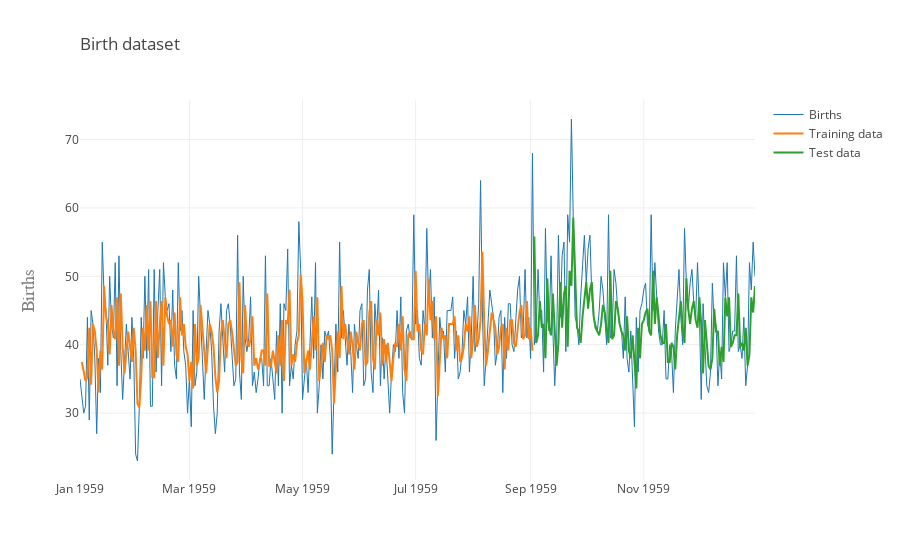

Source (notebook cell):
### Code cell
import plotly
plotly.offline.init_notebook_mode(connected=True)
from plotly.offline import plot, iplot
import plotly.graph_objs as go


df = pd.read_csv('./data/time_series_course_data/daily-total-female-births.csv')
# convert the Date columns
df['Date'] = pd.to_datetime(df["Date"], format="%Y-%m-%d")


# plot

# original data
df.set_index('Date', inplace=True)
x=df.index
y=df['Births'].values

# Create a trace
trace = go.Scatter(
    x = x,
    y = y,
    name = 'Births',
    line = dict(
        width = 1
        )
)

# train data

x=trainPredict.index
y=trainPredict['prediction'].values

# Create a trace
trace2 = go.Scatter(
    x = x,
    y = y,
    name = 'Training data'
)


# test data

x=testPredict.index
y=testPredict['prediction'].values

# Create a trace
trace3 = go.Scatter(
    x = x,
    y = y,
    name = 'Test data'
)



layout = go.Layout(
            title=go.layout.Title(
                text='Birth dataset',
                xref='paper',
                x=0
            ),
            yaxis=go.layout.YAxis(
                title=go.layout.yaxis.Title(
                    text='Births',
                    font=dict(
                        family='Futura',
                        size=18,
                        color='#7f7f7f'
                    )
                )
            ),
            showlegend=True
        )
data = [trace, trace2, trace3]
fig = go.Figure(data=data, layout=layout)


iplot(fig)

### Figure 1 — Plotly figure (JSON) as saved in the notebook; plotly's stock layout.template omitted (floating-point values rounded to 4 significant figures; data arrays with more than 128 entries replaced by an {"elided": "..."} marker saying what was removed)
{"data": [{"line": {"width": 1}, "name": "Births", "type": "scatter", "uid": "a8616c54-a90a-4e62-8a21-d78c61b730c9", "x": {"elided": "365 str values"}, "y": {"elided": "365 int values"}}, {"name": "Training data", "type": "scatter", "uid": "4ff33fca-225c-4790-9231-e63d160ad938", "x": {"elided": "244 str values"}, "y": {"elided": "244 float values"}}, {"name": "Test data", "type": "scatter", "uid": "f657671e-b6f6-4579-bfe9-63287829f805", "x": ["1959-09-03", "1959-09-04", "1959-09-05", "1959-09-06", "1959-09-07", "1959-09-08", "1959-09-09", "1959-09-10", "1959-09-11", "1959-09-12", "1959-09-13", "1959-09-14", "1959-09-15", "1959-09-16", "1959-09-17", "1959-09-18", "1959-09-19", "1959-09-20", "1959-09-21", "1959-09-22", "1959-09-23", "1959-09-24", "1959-09-25", "1959-09-26", "1959-09-27", "1959-09-28", "1959-09-29", "1959-09-30", "1959-10-01", "1959-10-02", "1959-10-03", "1959-10-04", "1959-10-05", "1959-10-06", "1959-10-07", "1959-10-08", "1959-10-09", "1959-10-10", "1959-10-11", "1959-10-12", "1959-10-13", "1959-10-14", "1959-10-15", "1959-10-16", "1959-10-17", "1959-10-18", "1959-10-19", "1959-10-20", "1959-10-21", "1959-10-22", "1959-10-23", "1959-10-24", "1959-10-25", "1959-10-26", "1959-10-27", "1959-10-28", "1959-10-29", "1959-10-30", "1959-10-31", "1959-11-01", "1959-11-02", "1959-11-03", "1959-11-04", "1959-11-05", "1959-11-06", "1959-11-07", "1959-11-08", "1959-11-09", "1959-11-10", "1959-11-11", "1959-11-12", "1959-11-13", "1959-11-14", "1959-11-15", "1959-11-16", "1959-11-17", "1959-11-18", "1959-11-19", "1959-11-20", "1959-11-21", "1959-11-22", "1959-11-23", "1959-11-24", "1959-11-25", "1959-11-26", "1959-11-27", "1959-11-28", "1959-11-29", "1959-11-30", "1959-12-01", "1959-12-02", "1959-12-03", "1959-12-04", "1959-12-05", "1959-12-06", "1959-12-07", "1959-12-08", "1959-12-09", "1959-12-10", "1959-12-11", "1959-12-12", "1959-12-13", "1959-12-14", "1959-12-15", "1959-12-16", "1959-12-17", "1959-12-18", "1959-12-19", "1959-12-20", "1959-12-21", "1959-12-22", "1959-12-23", "1959-12-24", "1959-12-25", "1959-12-26", "1959-12-27", "1959-12-28", "1959-12-29", "1959-12-30", "1959-12-31"], "y": [55.81, 40.26, 41.37, 46.37, 42.48, 43.04, 38.04, 49.7, 42.48, 41.37, 47.48, 41.37, 36.93, 40.26, 49.15, 42.48, 47.48, 48.59, 39.7, 50.81, 48.59, 58.59, 48.59, 42.48, 41.93, 40.26, 44.15, 46.37, 49.15, 45.26, 48.04, 49.15, 44.15, 42.48, 41.93, 41.37, 43.04, 45.81, 44.7, 41.93, 40.26, 50.81, 40.81, 41.37, 46.37, 45.26, 43.04, 41.93, 41.37, 39.15, 44.15, 39.15, 38.04, 41.37, 37.48, 33.59, 42.48, 38.04, 43.04, 43.59, 44.7, 45.26, 41.93, 41.37, 50.81, 43.04, 46.92, 43.59, 41.37, 40.26, 40.26, 43.04, 37.48, 37.48, 40.26, 39.7, 36.37, 41.37, 44.15, 46.37, 42.48, 40.26, 49.7, 45.26, 43.04, 45.26, 46.37, 43.59, 42.48, 46.92, 43.04, 35.82, 43.59, 40.81, 36.93, 36.37, 38.04, 45.26, 41.93, 41.93, 36.93, 39.7, 37.48, 46.92, 44.15, 46.92, 39.7, 40.26, 41.37, 41.37, 47.48, 39.7, 40.26, 39.15, 42.48, 36.93, 38.59, 46.92, 44.7, 48.59]}], "layout": {"autosize": true, "showlegend": true, "title": {"text": "Birth dataset", "x": 0, "xref": "paper"}, "xaxis": {"autorange": true, "range": ["1959-01-01", "1959-12-31"], "type": "date"}, "yaxis": {"autorange": true, "range": [20.22, 75.78], "title": {"font": {"color": "#7f7f7f", "family": "Futura", "size": 18}, "text": "Births"}, "type": "linear"}}}
